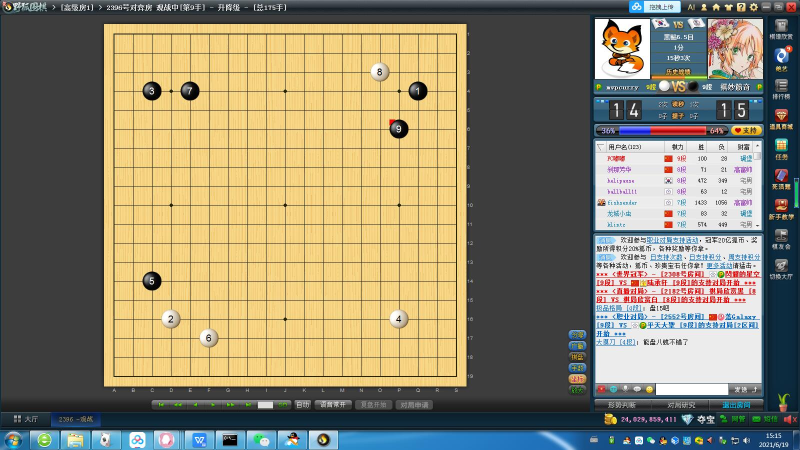
#> input picture app/screen/9.jpg, 1600 x 900 px (shown at 1/2 size)
$ python 21_0629_opencv_python_weiqi_test1.py
#> lines starting #> are read from the running program, lines starting #| are printed output that depends on the picture; after the words box and inside, x2 and y2 are one past the last pixel; in counts of white or black regions, pixels touching at a corner belong together
#> further down, img is the input picture: shape (900, 1600, 3); mean B, G, R 110.8, 135, 142.3
from PIL import ImageGrab
import numpy as np
import cv2
from glob import glob
import os
import time


#Python将数字转换成大写字母
def getChar(number):
    factor, moder = divmod(number, 26) # 26 字母个数
    modChar = chr(moder + 65)          # 65 -> 'A'
    if factor != 0:
        modChar = getChar(factor-1) + modChar # factor - 1 : 商为有效值时起始数为 1 而余数是 0
    return modChar
def getChars(length):
    return [getChar(index) for index in range(length)]


"""  "*******************************************************************************************
*函数功能 ：统计二值化图片黑色像素点百分比
*输入参数 ：输入裁剪后图像，
*返 回 值 ：返回黑色像素点占比0-1之间
*编写时间 ： 2021.6.30
*作    者 ： diyun
********************************************************************************************"""
def Heise_zhanbi(img):
    [height, width, tongdao] = img.shape
    #print(width, height, tongdao)
    # cv2.imshow("3", img)
    # cv2.waitKey(20)
    gray = cv2.cvtColor(img, cv2.COLOR_BGR2GRAY)
    # [15 lines of commented-out code are left out]

    a = np.sum(gray < 125)
    zhanbi = (float)(a) / (float)(height*width)
    #print("黑色像素个数", a, "黑色像素占比", zhanbi)
    return zhanbi


"""  "*******************************************************************************************
*函数功能 ：统计二值化图片白色像素点百分比
*输入参数 ：输入裁剪后图像，
*返 回 值 ：返回白色像素点占比0-1之间
*编写时间 ： 2021.6.30
*作    者 ： diyun
********************************************************************************************"""
def Baise_zhanbi(img):
    [height, width, tongdao] = img.shape
    #print(width, height, tongdao)
    # cv2.imshow("3", img)
    # cv2.waitKey(20)
    gray = cv2.cvtColor(img, cv2.COLOR_BGR2GRAY)
    # [15 lines of commented-out code are left out]
    b=np.sum(gray>235)
    zhanbi = (float)(b) / (float)(height*width)
    #print("白色像素个数", b, "白色像素占比", zhanbi)
    return zhanbi

"""  "*******************************************************************************************
*函数功能 ：定位棋盘位置
*输入参数 ：截图
*返 回 值 ：裁剪后的图像
*编写时间 ： 2021.6.30
*作    者 ： diyun
********************************************************************************************"""
def dingweiqizi_weizhi(img):
    '''********************************************
    1、定位棋盘位置
    ********************************************'''
    #img = cv2.imread("./screen/1.jpg")

    image = img.copy()
    w, h, c = img.shape
#> w = 900; h = 1600; c = 3
    img2 = np.zeros((w, h, c), np.uint8)
    img3 = np.zeros((w, h, c), np.uint8)
    # img = ImageGrab.grab() #bbox specifies specific region (bbox= x,y,width,height *starts top-left)

    hsv = cv2.cvtColor(img, cv2.COLOR_BGR2HSV)
#> hsv: shape (900, 1600, 3); mean H, S, V 39.2, 82.3, 153.9
    lower = np.array([10, 0, 0])
    upper = np.array([40, 255, 255])
    mask = cv2.inRange(hsv, lower, upper)
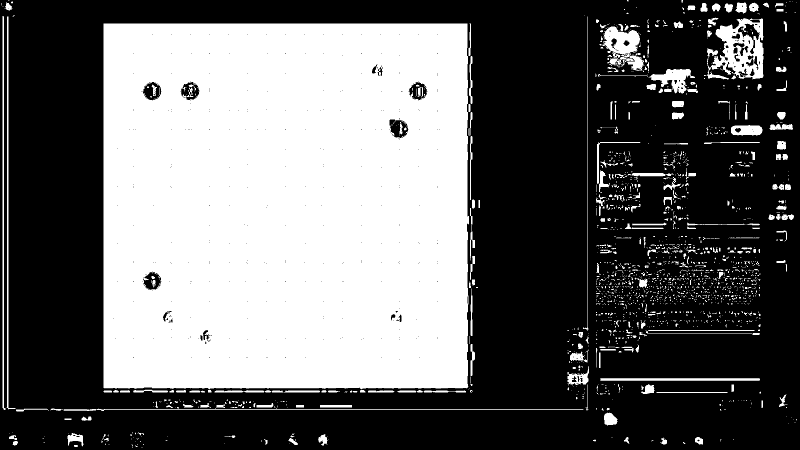
#> mask: shape (900, 1600) (shown at 1/2 size); 40.4% white; 1858 white regions (1552 under 20 px), largest, box (x1, y1, x2, y2) and area: (207, 47, 938, 778) 525648, (1414, 36, 1527, 159) 7264, (1205, 53, 1288, 142) 3848
    erodeim = cv2.erode(mask, None, iterations=2)  # 腐蚀
#> erodeim: shape (900, 1600); 36.1% white; 143 white regions (90 under 20 px), largest, box (x1, y1, x2, y2) and area: (209, 49, 936, 775) 509301, (1211, 55, 1278, 106) 1696, (1434, 53, 1500, 148) 1509
    dilateim = cv2.dilate(erodeim, None, iterations=2)
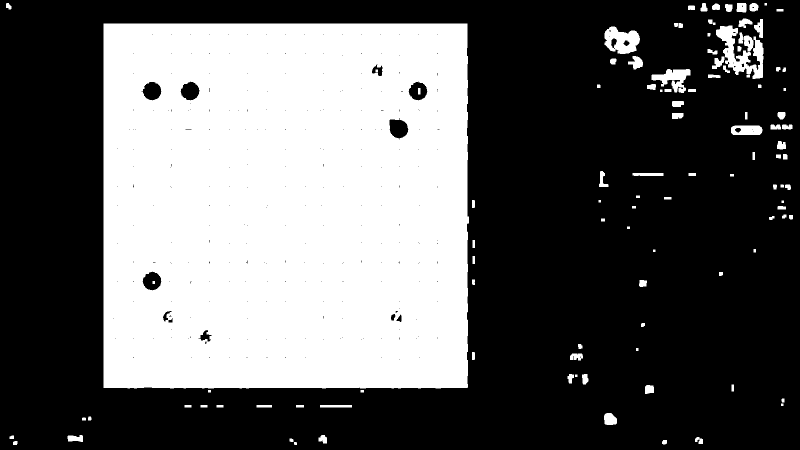
#> dilateim: shape (900, 1600) (shown at 1/2 size); 38% white; 110 white regions, largest, box (x1, y1, x2, y2) and area: (207, 47, 938, 777) 524467, (1432, 51, 1527, 158) 4220, (1209, 53, 1280, 108) 2575

    img = cv2.bitwise_and(img, img, mask=dilateim)
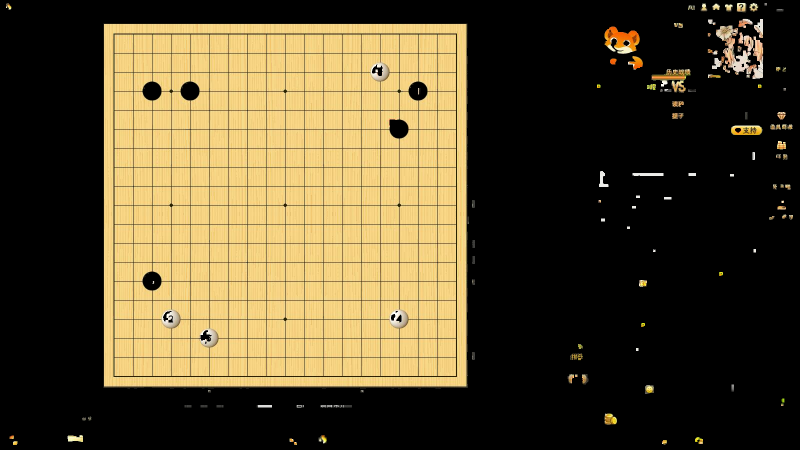
#> img: shape (900, 1600, 3) (shown at 1/2 size); mean B, G, R 46.6, 75, 87.2
    frame = cv2.cvtColor(img, cv2.COLOR_BGR2GRAY)
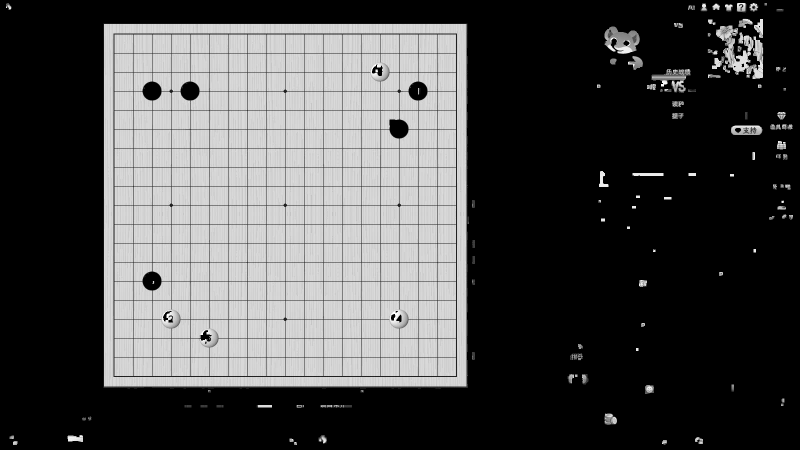
#> frame: shape (900, 1600) (shown at 1/2 size); min 0, max 255, mean 75.4
    ret, dst = cv2.threshold(frame, 100, 255, cv2.THRESH_BINARY)
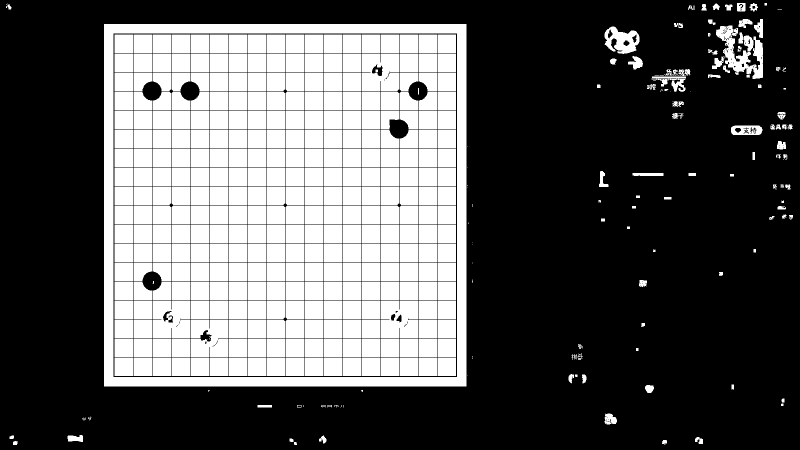
#> dst: shape (900, 1600) (shown at 1/2 size); 35.3% white; 467 white regions (55 under 20 px)
    contours, hierarchy = cv2.findContours(dst, cv2.RETR_LIST, cv2.CHAIN_APPROX_SIMPLE)
#> contours = 736 contours, 316 with area under 20; largest, box (x1, y1, x2, y2) and area: (208, 48, 933, 773) 524176, (226, 66, 915, 755) 473342, (305, 601, 380, 676) 5328, (761, 601, 836, 676) 5325, (723, 107, 798, 182) 5322


    #cv2.imshow("0", img)

    i = 0
    maxarea = 0
    nextarea = 0
    maxint = 0
    for c in contours:
        if cv2.contourArea(c) > maxarea:
            maxarea = cv2.contourArea(c)
            maxint = i
        i += 1
#> this loop made 736 passes
#> (c, maxarea) on pass 53: ([[875, 715], [875, 751], [911, 751], [911, 715]], 1296)
#> maxarea on passes 3, 4, 5, 8, 11, 23: 23, 50.5, 55, 114.5, 296.5, 386
#> after the loop, i = 736; maxarea = 524176; maxint = 709

    # 多边形拟合
    epsilon = 0.02 * cv2.arcLength(contours[maxint], True)
#> epsilon = 57.92
    if epsilon < 1:
        print("error :   epsilon < 1")
        pass

    # 多边形拟合
    approx = cv2.approxPolyDP(contours[maxint], epsilon, True)
#> approx = [[208, 48], [208, 772], [932, 772], [932, 48]]
    [[x1, y1]] = approx[0]
#> x1 = 208; y1 = 48
    [[x2, y2]] = approx[2]
#> x2 = 932; y2 = 772

    checkerboard = image[y1:y2, x1:x2]
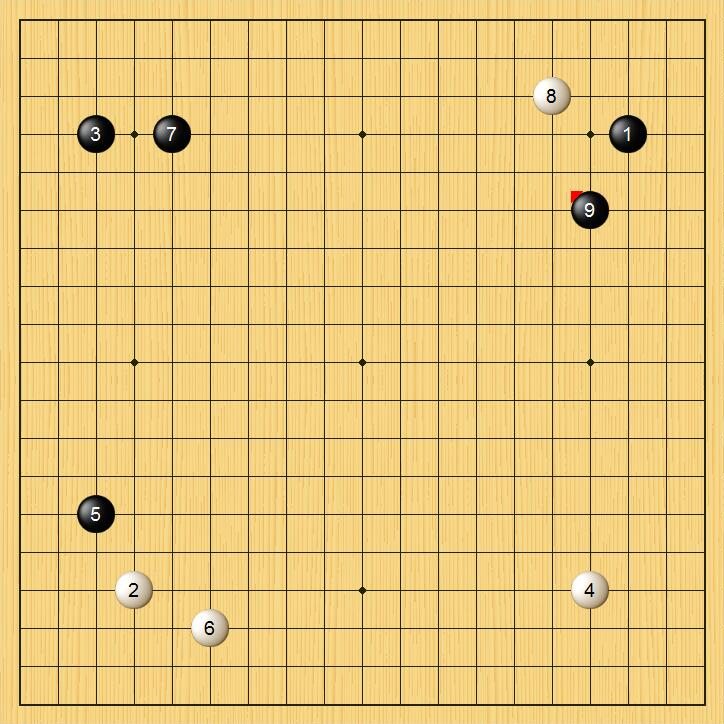
#> checkerboard: shape (724, 724, 3); mean B, G, R 123.6, 199, 231.2
    # cv2.imshow("1", checkerboard)
    # cv2.waitKey(1000)
    #cv2.destroyAllWindows()
    return checkerboard

"""  "*******************************************************************************************
*函数功能 ：定位棋子颜色及位置
*输入参数 ：裁剪后的图像
*返 回 值 ：棋子颜色及位置列表
*编写时间 ： 2021.6.30
*作    者 ： diyun
********************************************************************************************"""
def dingweiqizi_yanse_weizhi(img):
    '''********************************************
    2、识别棋盘棋子位置及颜色及序号；
    ********************************************'''
    #img = cv2.imread("./checkerboard/checkerboard_1.jpg")
    img = cv2.resize(img, (724,724), interpolation=cv2.INTER_AREA)
    #cv2.imshow("src",img)
    #cv2.waitKey(1000)

    #变量定义
    small_length=38  #每个小格宽高
    qizi_zhijing=38#棋子直径

    list = [[0 for i in range(19)] for j in range(19)]
    #print(list)

    for i in range(19):
        for j in range(19):

            lie = i
            hang = j

            Tp_x = small_length * lie
            Tp_y = small_length * hang
            Tp_width = qizi_zhijing
            Tp_height = qizi_zhijing

            img_temp=img[Tp_y:Tp_y+Tp_height, Tp_x:Tp_x+Tp_width]#参数含义分别是：y、y+h、x、x+w

            heise_zhanbi=Heise_zhanbi(img_temp)
            if heise_zhanbi>0.5:
                list[hang][lie]=2#黑色
                print("第", j+1, "行，第", i+1, "列棋子为黑色")
                #print("当前棋子为黑色")
            else:
                baise_zhanbi = Baise_zhanbi(img_temp)
                if baise_zhanbi > 0.15:
                    list[hang][lie] = 1  # 白色
                    print("第", j+1, "行，第",i+1 , "列棋子为白色")
                    #print("当前棋子为白色")
                else:
                    list[hang][lie] = 0  # 无棋子
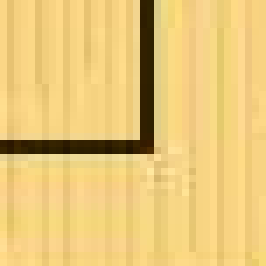
#> img_temp: shape (38, 38, 3) (shown 7 times larger); mean of channels 0, 1, 2 122, 199.7, 233.1; drawn as B, G, R
#> after the loop, list = 19 items
                    # [5 lines of commented-out code are left out]
    return  list


if __name__ =="__main__":
    list0 = [[0 for i in range(19)] for j in range(19)]
    list_finall = []
    img = cv2.imread("./screen/9.jpg")
    start_time = time.time()
    '''********************************************
    1、定位棋盘位置
    ********************************************'''
    img_after=dingweiqizi_weizhi(img)
    time1= time.time()
    print(time1- start_time )
    #cv2.imshow("src",img)

    '''********************************************
    2、识别棋盘棋子位置及颜色及序号；
    ********************************************'''
    list1=dingweiqizi_yanse_weizhi(img_after)
#> list1 = 19 items
    time2= time.time()
    print(time2 - time1)
    print(time2- start_time )
    print(list1)
#> (printed output is left out)
